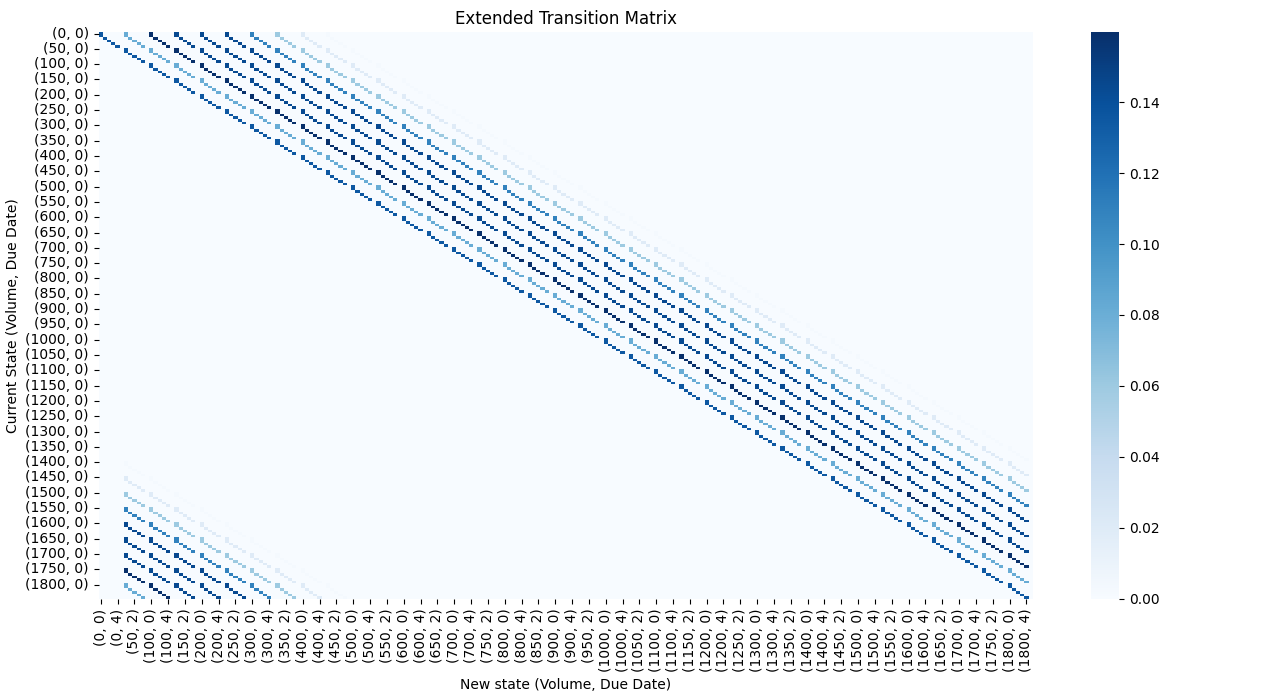

Generate this figure with Python:
import numpy as np
import pandas as pd
import itertools
import math
from collections import defaultdict
import seaborn as sns
import matplotlib.pyplot as plt

# --- Parameters ---
component_volumes = {"A": 50, "B": 100, "C": 150}
component_probs = {"A": 0.3, "B": 0.5, "C": 0.2}
lambda_orders = 2
max_daily_production = 3
volume_step = 50
max_volume = 1800
max_due_days = 5  # Maximum days an order can be due before being late

def generate_poisson_distribution(lambda_orders, max_orders=5):
    poisson_probs = [((lambda_orders ** k) * np.exp(-lambda_orders)) / math.factorial(k) for k in range(max_orders)]
    poisson_probs.append(1 - sum(poisson_probs))  # Bucket for 6+ orders
    return poisson_probs

# --- Step 1: Daily Volume Distribution ---
volume_dist = defaultdict(float)
component_list = list(component_volumes.keys())
poisson_probs = generate_poisson_distribution(lambda_orders)

for n_orders, p in enumerate(poisson_probs):
    actual_orders = min(n_orders, max_daily_production)
    combos = list(itertools.product(component_list, repeat=actual_orders))
    for combo in combos:
        vol = sum(component_volumes[c] for c in combo)
        prob = p
        for c in component_list:
            if actual_orders > 0:
                prob *= (component_probs[c] ** combo.count(c))
        volume_dist[vol] += prob

# --- Step 2: Define Extended States (Volume, Due Date) ---
volume_states = list(range(0, max_volume + volume_step, volume_step))  # 0, 50, ..., 1800
due_states = list(range(max_due_days + 1))  # 0, 1, ..., max_due_days
state_space = list(itertools.product(volume_states, due_states))
state_index = {state: i for i, state in enumerate(state_space)}
n_states = len(state_space)

# --- Step 3: Build Extended Transition Matrix ---
P = np.zeros((n_states, n_states))

for (v, due), i in state_index.items():
    for added_v, prob in volume_dist.items():
        new_total = v + added_v
        new_due = max(due - 1, 0)  # Decrease due date (closer to late)

        if new_total > max_volume:
            # Ship 1800 ft³, carry over remainder
            carryover = new_total - 1800
            carryover = min(carryover, max_volume)
            new_state = (carryover, new_due)
        else:
            new_state = (new_total, new_due)
        
        j = state_index[new_state]
        P[i, j] += prob

# --- Step 4: Save Extended Transition Matrix ---
df = pd.DataFrame(P, index=state_space, columns=state_space)
df.to_csv("extended_transition_matrix.csv")
print("Extended transition matrix saved successfully.")

# --- Step 5: Visualize Transition Probabilities ---
plt.figure(figsize=(14, 8))
sns.heatmap(df, cmap="Blues", cbar=True)
plt.title("Extended Transition Matrix")
plt.xlabel("New state (Volume, Due Date)")
plt.ylabel("Current State (Volume, Due Date)")
plt.tight_layout()
plt.show()
